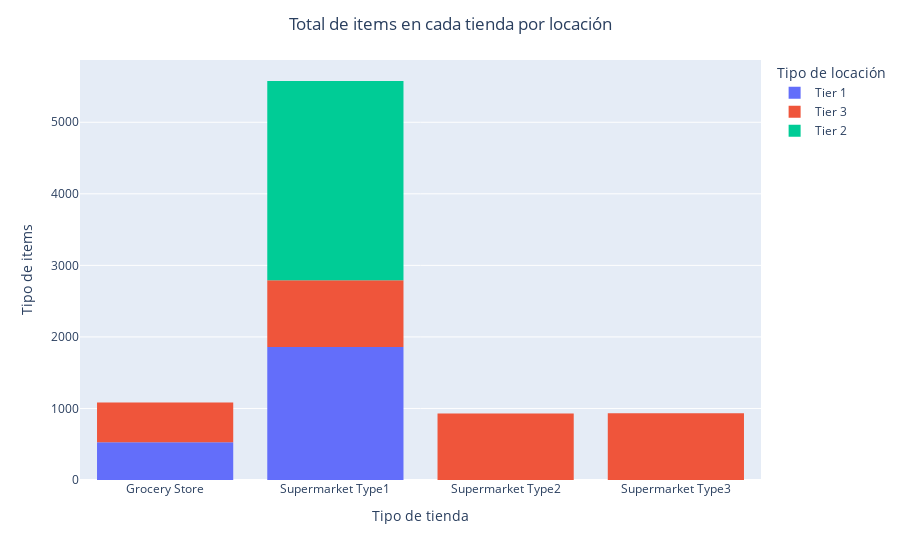

Notebook source saved alongside this figure:
### Code cell
fg = px.histogram(agrupacion2,x='Outlet_Type',y ='Item_Identifier', color='Outlet_Location_Type')
fg.update_layout(title_text = 'Total de items en cada tienda por locación',title_x=0.5)
fg.update_xaxes(title_text = 'Tipo de tienda ')
fg.update_yaxes(title_text = 'Tipo de items')
fg.update_legends(title_text = 'Tipo de locación')

### Figure 1 — Plotly figure (JSON) as saved in the notebook; plotly's stock layout.template omitted (floating-point values rounded to 4 significant figures)
{"data": [{"alignmentgroup": "True", "bingroup": "x", "histfunc": "sum", "hovertemplate": "Outlet_Location_Type=Tier 1<br>Outlet_Type=%{x}<br>sum of Item_Identifier=%{y}<extra></extra>", "legendgroup": "Tier 1", "marker": {"color": "#636efa", "pattern": {"shape": ""}}, "name": "Tier 1", "offsetgroup": "Tier 1", "orientation": "v", "showlegend": true, "type": "histogram", "x": ["Grocery Store", "Supermarket Type1"], "xaxis": "x", "y": [527, 1860], "yaxis": "y"}, {"alignmentgroup": "True", "bingroup": "x", "histfunc": "sum", "hovertemplate": "Outlet_Location_Type=Tier 3<br>Outlet_Type=%{x}<br>sum of Item_Identifier=%{y}<extra></extra>", "legendgroup": "Tier 3", "marker": {"color": "#EF553B", "pattern": {"shape": ""}}, "name": "Tier 3", "offsetgroup": "Tier 3", "orientation": "v", "showlegend": true, "type": "histogram", "x": ["Grocery Store", "Supermarket Type1", "Supermarket Type2", "Supermarket Type3"], "xaxis": "x", "y": [555, 932, 928, 932], "yaxis": "y"}, {"alignmentgroup": "True", "bingroup": "x", "histfunc": "sum", "hovertemplate": "Outlet_Location_Type=Tier 2<br>Outlet_Type=%{x}<br>sum of Item_Identifier=%{y}<extra></extra>", "legendgroup": "Tier 2", "marker": {"color": "#00cc96", "pattern": {"shape": ""}}, "name": "Tier 2", "offsetgroup": "Tier 2", "orientation": "v", "showlegend": true, "type": "histogram", "x": ["Supermarket Type1"], "xaxis": "x", "y": [2785], "yaxis": "y"}], "layout": {"barmode": "relative", "legend": {"title": {"text": "Tipo de locación"}, "tracegroupgap": 0}, "margin": {"t": 60}, "title": {"text": "Total de items en cada tienda por locación", "x": 0.5}, "xaxis": {"anchor": "y", "domain": [0, 1], "title": {"text": "Tipo de tienda "}}, "yaxis": {"anchor": "x", "domain": [0, 1], "title": {"text": "Tipo de items"}}}}
